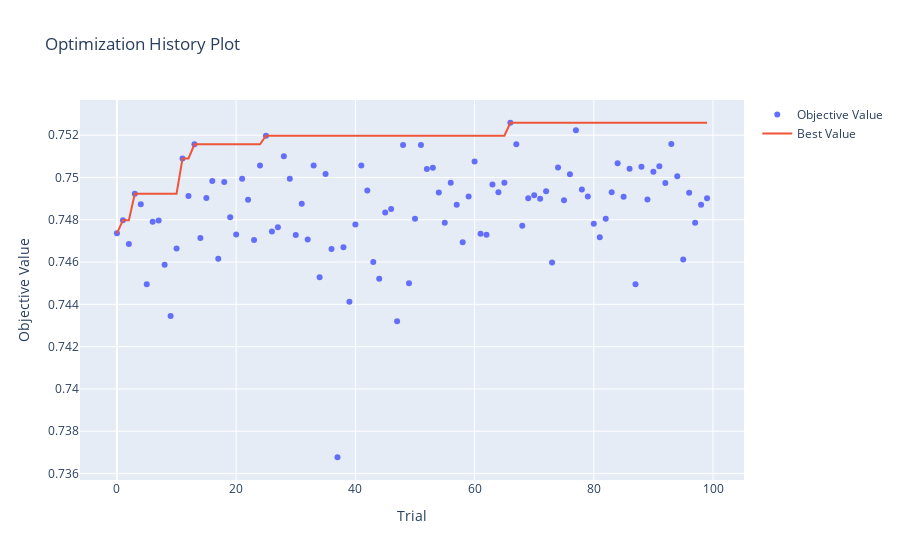
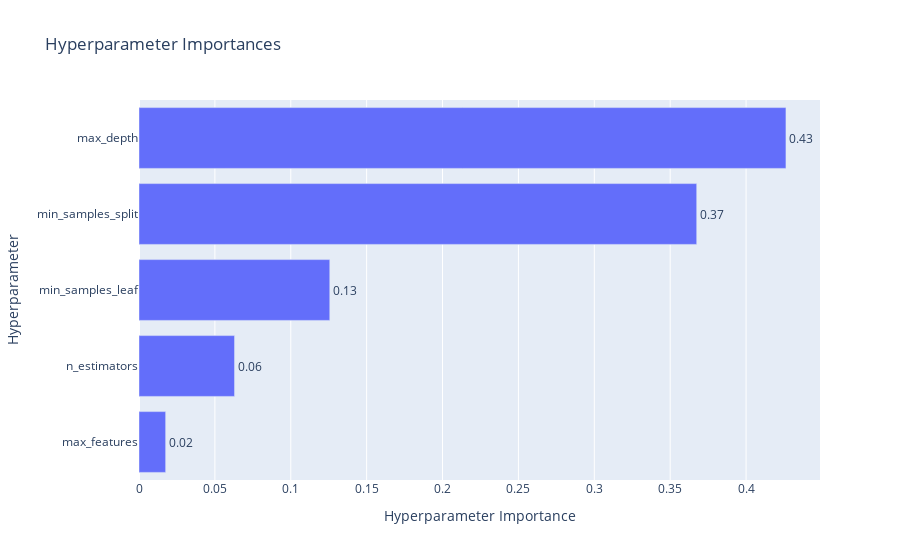

Write notebook code for charts like these, in order.
### Code cell
print(f"Лучшие параметры для Random Forest:")
print(study_rf.best_params)
print(f"Лучший ROC-AUC: {study_rf.best_value:.4f}")

fig = optuna.visualization.plot_optimization_history(study_rf)
fig.show()

fig = optuna.visualization.plot_param_importances(study_rf)
fig.show()

### Figure 1 — Plotly figure (JSON) as saved in the notebook; plotly's stock layout.template omitted (floating-point values rounded to 4 significant figures)
{"data": [{"mode": "markers", "name": "Objective Value", "type": "scatter", "x": [0, 1, 2, 3, 4, 5, 6, 7, 8, 9, 10, 11, 12, 13, 14, 15, 16, 17, 18, 19, 20, 21, 22, 23, 24, 25, 26, 27, 28, 29, 30, 31, 32, 33, 34, 35, 36, 37, 38, 39, 40, 41, 42, 43, 44, 45, 46, 47, 48, 49, 50, 51, 52, 53, 54, 55, 56, 57, 58, 59, 60, 61, 62, 63, 64, 65, 66, 67, 68, 69, 70, 71, 72, 73, 74, 75, 76, 77, 78, 79, 80, 81, 82, 83, 84, 85, 86, 87, 88, 89, 90, 91, 92, 93, 94, 95, 96, 97, 98, 99], "y": [0.7474, 0.748, 0.7469, 0.7492, 0.7487, 0.745, 0.7479, 0.748, 0.7459, 0.7434, 0.7466, 0.7509, 0.7491, 0.7516, 0.7471, 0.749, 0.7498, 0.7462, 0.7498, 0.7481, 0.7473, 0.7499, 0.7489, 0.747, 0.7506, 0.752, 0.7474, 0.7476, 0.751, 0.7499, 0.7473, 0.7488, 0.7471, 0.7506, 0.7453, 0.7502, 0.7466, 0.7368, 0.7467, 0.7441, 0.7478, 0.7506, 0.7494, 0.746, 0.7452, 0.7483, 0.7485, 0.7432, 0.7515, 0.745, 0.748, 0.7515, 0.7504, 0.7505, 0.7493, 0.7479, 0.7497, 0.7487, 0.7469, 0.7491, 0.7508, 0.7473, 0.7473, 0.7497, 0.7493, 0.7497, 0.7526, 0.7516, 0.7477, 0.749, 0.7492, 0.749, 0.7493, 0.746, 0.7505, 0.7489, 0.7501, 0.7522, 0.7494, 0.7491, 0.7478, 0.7472, 0.7481, 0.7493, 0.7507, 0.7491, 0.7504, 0.7449, 0.7505, 0.749, 0.7503, 0.7505, 0.7497, 0.7516, 0.7501, 0.7461, 0.7493, 0.7479, 0.7487, 0.749]}, {"mode": "lines", "name": "Best Value", "type": "scatter", "x": [0, 1, 2, 3, 4, 5, 6, 7, 8, 9, 10, 11, 12, 13, 14, 15, 16, 17, 18, 19, 20, 21, 22, 23, 24, 25, 26, 27, 28, 29, 30, 31, 32, 33, 34, 35, 36, 37, 38, 39, 40, 41, 42, 43, 44, 45, 46, 47, 48, 49, 50, 51, 52, 53, 54, 55, 56, 57, 58, 59, 60, 61, 62, 63, 64, 65, 66, 67, 68, 69, 70, 71, 72, 73, 74, 75, 76, 77, 78, 79, 80, 81, 82, 83, 84, 85, 86, 87, 88, 89, 90, 91, 92, 93, 94, 95, 96, 97, 98, 99], "y": [0.7474, 0.748, 0.748, 0.7492, 0.7492, 0.7492, 0.7492, 0.7492, 0.7492, 0.7492, 0.7492, 0.7509, 0.7509, 0.7516, 0.7516, 0.7516, 0.7516, 0.7516, 0.7516, 0.7516, 0.7516, 0.7516, 0.7516, 0.7516, 0.7516, 0.752, 0.752, 0.752, 0.752, 0.752, 0.752, 0.752, 0.752, 0.752, 0.752, 0.752, 0.752, 0.752, 0.752, 0.752, 0.752, 0.752, 0.752, 0.752, 0.752, 0.752, 0.752, 0.752, 0.752, 0.752, 0.752, 0.752, 0.752, 0.752, 0.752, 0.752, 0.752, 0.752, 0.752, 0.752, 0.752, 0.752, 0.752, 0.752, 0.752, 0.752, 0.7526, 0.7526, 0.7526, 0.7526, 0.7526, 0.7526, 0.7526, 0.7526, 0.7526, 0.7526, 0.7526, 0.7526, 0.7526, 0.7526, 0.7526, 0.7526, 0.7526, 0.7526, 0.7526, 0.7526, 0.7526, 0.7526, 0.7526, 0.7526, 0.7526, 0.7526, 0.7526, 0.7526, 0.7526, 0.7526, 0.7526, 0.7526, 0.7526, 0.7526]}, {"marker": {"color": "#cccccc"}, "mode": "markers", "name": "Infeasible Trial", "showlegend": false, "type": "scatter", "x": [], "y": []}], "layout": {"title": {"text": "Optimization History Plot"}, "xaxis": {"title": {"text": "Trial"}}, "yaxis": {"title": {"text": "Objective Value"}}}}

### Figure 2 — Plotly figure (JSON) as saved in the notebook; plotly's stock layout.template omitted (floating-point values rounded to 4 significant figures)
{"data": [{"cliponaxis": false, "hovertemplate": ["max_features (CategoricalDistribution): 0.017567780602409204<extra></extra>", "n_estimators (IntDistribution): 0.06295880900088989<extra></extra>", "min_samples_leaf (IntDistribution): 0.12570884988211023<extra></extra>", "min_samples_split (IntDistribution): 0.36748480657855476<extra></extra>", "max_depth (IntDistribution): 0.42627975393603607<extra></extra>"], "name": "Objective Value", "orientation": "h", "text": ["0.02", "0.06", "0.13", "0.37", "0.43"], "textposition": "outside", "type": "bar", "x": [0.01757, 0.06296, 0.1257, 0.3675, 0.4263], "y": ["max_features", "n_estimators", "min_samples_leaf", "min_samples_split", "max_depth"]}], "layout": {"title": {"text": "Hyperparameter Importances"}, "xaxis": {"title": {"text": "Hyperparameter Importance"}}, "yaxis": {"title": {"text": "Hyperparameter"}}}}
